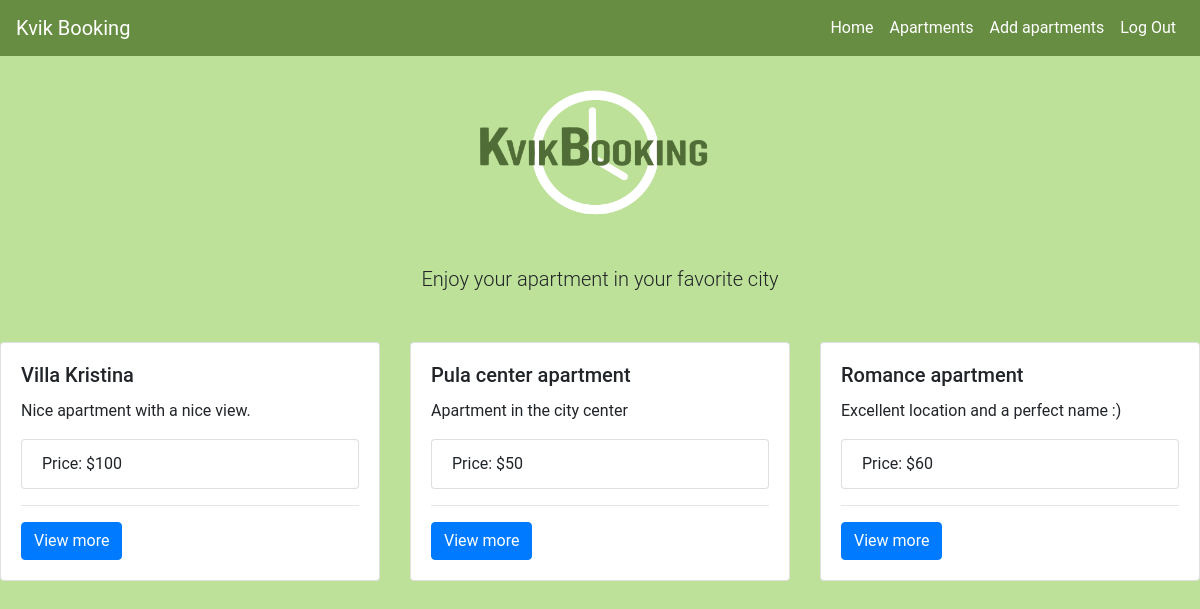
The app's page /city.php?city=pula (signed in) with its own data.
### tables this page shows
CREATE TABLE `kvikApartments` (
  `id` int NOT NULL,
  `title` varchar(255) NOT NULL,
  `description` varchar(1000) NOT NULL,
  `img` varchar(255) DEFAULT NULL,
  `price` int NOT NULL,
  `balconies` int NOT NULL,
  `rooms` int NOT NULL,
  `owner` varchar(255) NOT NULL,
  `address` varchar(255) NOT NULL,
  `city` varchar(255) NOT NULL,
  `country` varchar(255) NOT NULL
);

### database.php (the view, shortened to what this page needs)
<?php
class ApartmentsDatabase
{
    private $conn;
    function connect()
    {
        $this->conn = mysqli_connect('localhost', 'mxm9894', 'Competitor9=opprobrium', 'mxm9894');
    }
    function fetchAllApartmentsByCity($city)
    {
        $query = "select * from kvikApartments where city = '$city'";
        $result = $this->conn->query($query);
        if ($result->num_rows > 0) {
            while ($row = $result->fetch_assoc()) {
                echo '<div class="card">';
                echo '<div class="card-body">';
                echo '<h5 class="card-title">' . $row["title"] . '</h5>';
                echo '<p class="card-text">' . $row["description"] . '</p>';
                echo '<ul class="list-group">';
                echo '<li class="list-group-item">Price: $' . $row["price"];
                echo '</ul>';
                echo '<hr>';
                echo '<a href="description.php?id=' . $row["id"] . '" class="btn btn-primary">View more</a>';
                echo '</div>';
                echo '</div>';
            }
        }
    }
}

### src/css/style.css (style rules this page uses)
html { background-color: #BDE198; }
*, *::before, *::after { box-sizing: border-box; }
body { margin: 0; font-family: Roboto, -apple-system, 'Helvetica Neue', 'Segoe UI', Arial, sans-serif; }

### records on screen
kvikapartments: title "Villa Kristina", description "Nice apartment with a nice view.", price "100"
kvikapartments: title "Pula center apartment", description "Apartment in the city center", price "50"
kvikapartments: title "Romance apartment", description "Excellent location and a perfect name :)", price "60"
